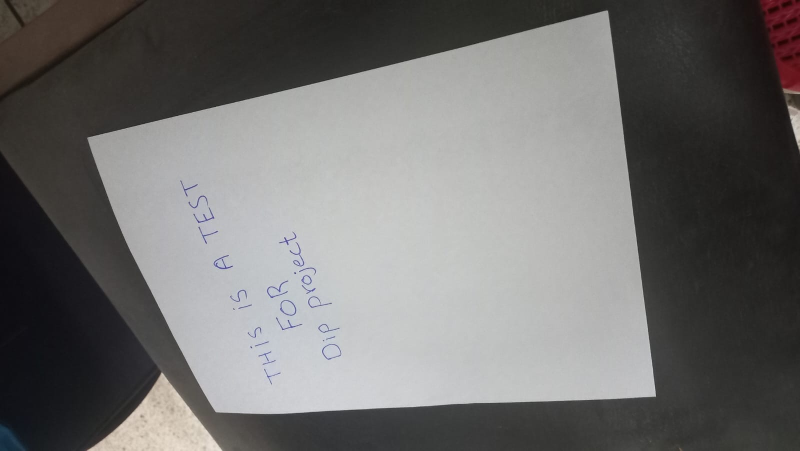
#> input picture DIP-IMG-6.jpg, 1600 x 901 px (shown at 1/2 size)
$ python novidocr_scanner.py
#> lines starting #> are read from the running program, lines starting #| are printed output that depends on the picture; after the words box and inside, x2 and y2 are one past the last pixel; in counts of white or black regions, pixels touching at a corner belong together
#> further down, image is the input picture: shape (901, 1600, 3); mean B, G, R 111.1, 112, 112.9
import cv2
import numpy as np


def resize_img(img, scale):
#> called with scale = 50
    image = img
    # Get the original height and width of the image
    height, width = image.shape[:2]
#> height = 901; width = 1600
    # Define the percentage by which you want to scale the image
    scale_percent = scale

    # Calculate the new dimensions
    new_width = int(width * scale_percent / 100)
#> new_width = 800
    new_height = int(height * scale_percent / 100)
#> new_height = 450

    # Perform the resizing while maintaining the aspect ratio
    image = cv2.resize(image, (new_width, new_height), interpolation=cv2.INTER_AREA)
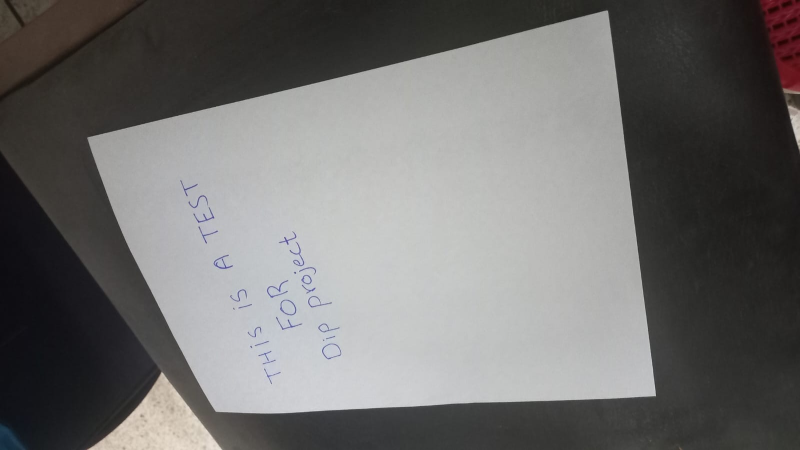
#> image: shape (450, 800, 3); mean B, G, R 111.1, 112, 112.9

    return image


def rectify(h):
    h = h.reshape((4,2))
    hnew = np.zeros((4,2),dtype = np.float32)

    add = h.sum(1)
    hnew[0] = h[np.argmin(add)]
    hnew[2] = h[np.argmax(add)]

    diff = np.diff(h,axis = 1)
    hnew[1] = h[np.argmin(diff)]
    hnew[3] = h[np.argmax(diff)]

    return hnew


image = cv2.imread('DIP-IMG-6.jpg')

# resize image so it can be processed efficiently
image = resize_img(image, 50)

# convert to grayscale and blur to smooth
gray = cv2.cvtColor(image, cv2.COLOR_BGR2GRAY)
blurred = cv2.GaussianBlur(gray, (5, 5), 0)

# apply Canny Edge Detection
edged = cv2.Canny(blurred, 0, 50)
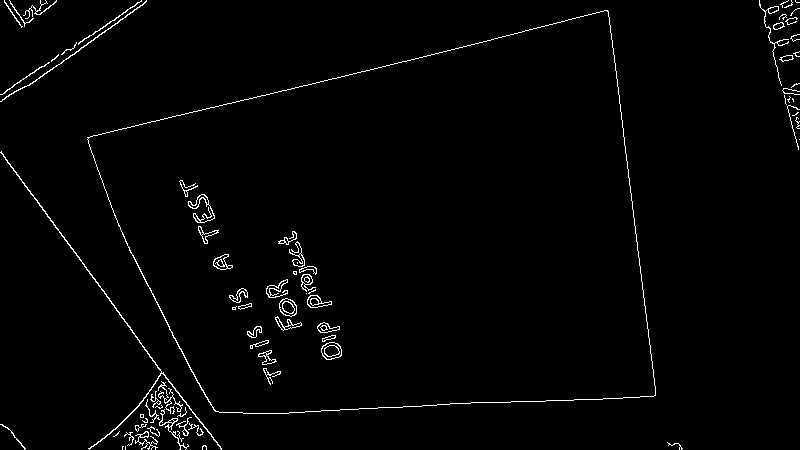
#> edged: shape (450, 800); 1.7% white in thin lines or dots


# find the contours in the edged image, keeping only the
# largest ones, and initialize the screen contour
(contours, _) = cv2.findContours(edged, cv2.RETR_LIST, cv2.CHAIN_APPROX_NONE)
#> contours = 131 contours, 62 with area under 20; largest, box (x1, y1, x2, y2) and area: (87, 10, 656, 414) 167032, (87, 10, 656, 414) 166941, (0, 151, 222, 450) 277, (321, 342, 342, 360) 272, (321, 342, 342, 360) 256
contours = sorted(contours, key=cv2.contourArea, reverse=True)

# get approximate contour
for c in contours:
    p = cv2.arcLength(c, True)
    approx = cv2.approxPolyDP(c, 0.025 * p, True)

    if len(approx) == 4:
        page_contour = approx
        break
#> this loop made 1 pass
#> (p, page_contour) on pass 1: (1753.6, [[607, 10], [87, 137], [215, 411], [655, 395]])


# mapping page_contour points to 650x650 quadrilateral
approx = rectify(page_contour)
#> in rectify, `h = h.reshape((4,2))`: h = [[607, 10], [87, 137], [215, 411], [655, 395]]
#> in rectify, `add = h.sum(1)`: add = [617, 224, 626, 1050]
#> in rectify, `diff = np.diff(h,axis = 1)`: diff = [-597, 50, 196, -260]
#> approx = [[87, 137], [607, 10], [655, 395], [215, 411]]
pnts2 = np.float32([[0,0],[650,0],[650,650],[0,650]])

matrix = cv2.getPerspectiveTransform(approx,pnts2)
#> matrix = [[1.45, -0.676, -33.31], [0.399, 1.63, -258.5], [0.000492, -0.000824, 1]]
warped_bev = cv2.warpPerspective(image,matrix,(800,800))
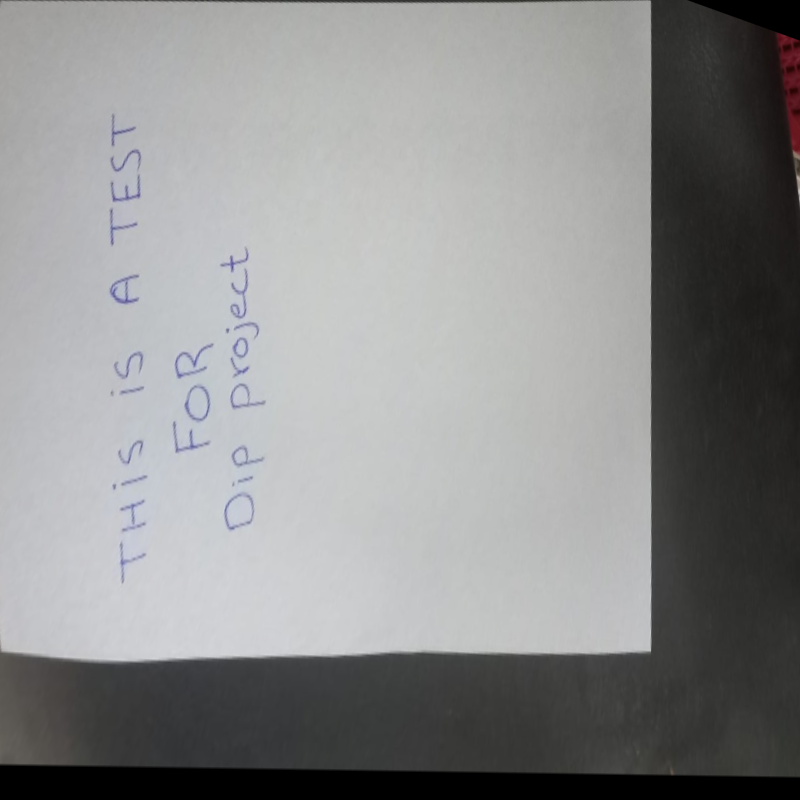
#> warped_bev: shape (800, 800, 3); mean B, G, R 140.8, 140.6, 140.1

cv2.drawContours(image, [page_contour], -1, (0, 255, 0), 2)
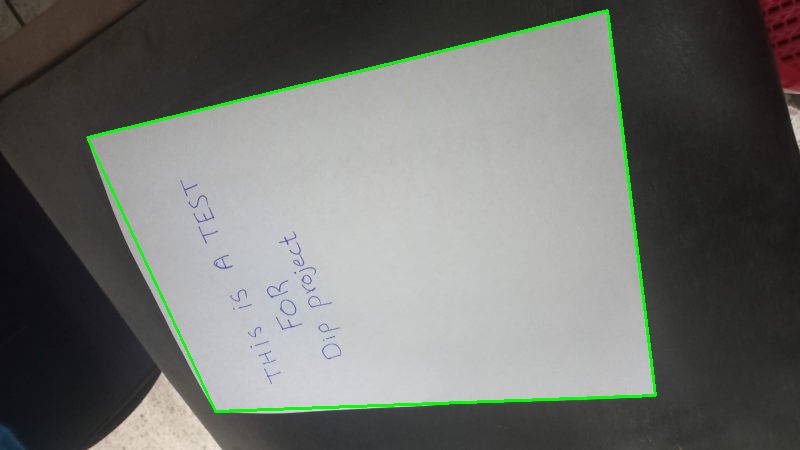
#> image: shape (450, 800, 3); 1.32% of pixels changed, all inside (x1, y1, x2, y2) = (86, 9, 657, 413)
warped_bev = cv2.cvtColor(warped_bev, cv2.COLOR_BGR2GRAY)
#> warped_bev: shape (800, 800)

x_start, y_start = 0, 0  # Starting coordinates
x_end, y_end = 650, 650    # Ending coordinates
# Crop the image using NumPy array slicing
warped_bev = warped_bev[y_start:y_end, x_start:x_end]
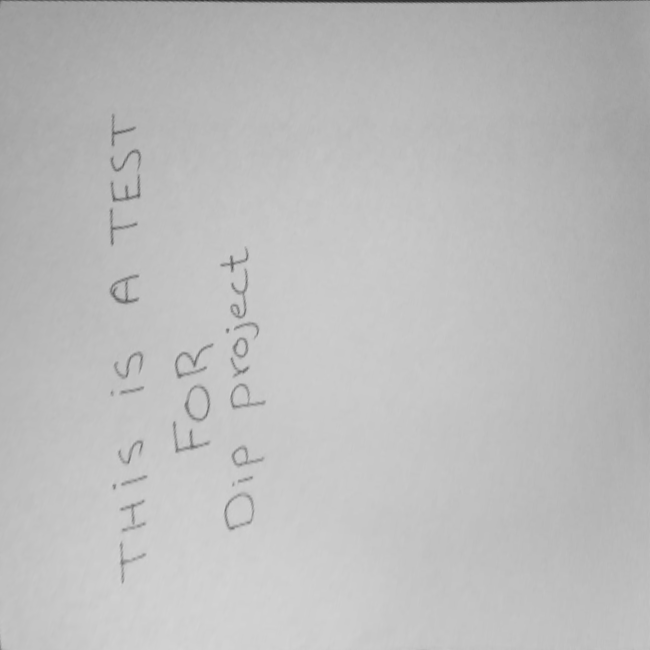
#> warped_bev: shape (650, 650); min 46, max 212, mean 187.9
warped_bev = cv2.rotate(warped_bev, cv2.ROTATE_90_CLOCKWISE)
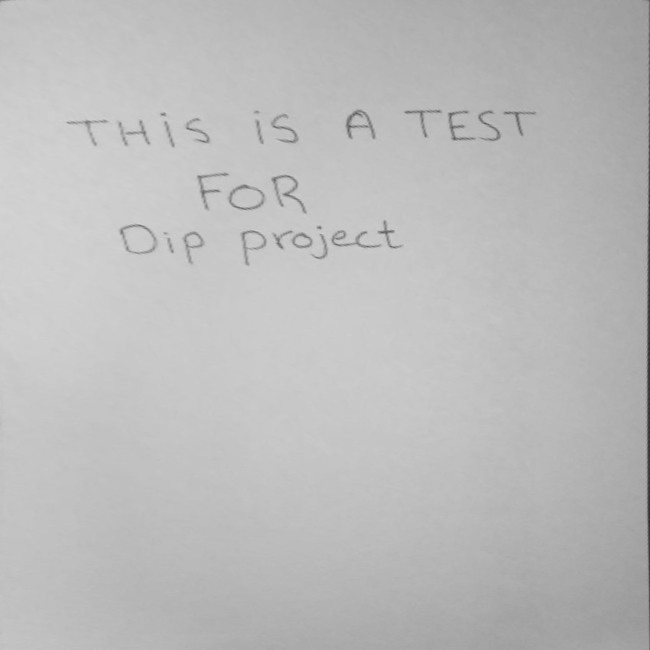
#> warped_bev: shape (650, 650); min 46, max 212, mean 187.9


#Binarization
th3 = cv2.adaptiveThreshold(
    src=warped_bev,
    maxValue=255,
    adaptiveMethod=cv2.ADAPTIVE_THRESH_GAUSSIAN_C,
    thresholdType=cv2.THRESH_BINARY,
    blockSize=11,
    C=2
)
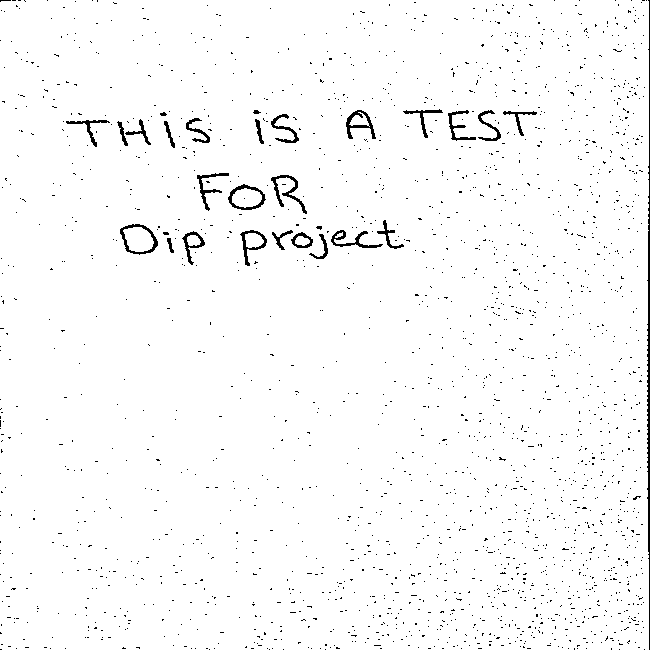
#> th3: shape (650, 650); 97.7% white; black in thin lines or dots

cv2.imshow("warped_bev.jpg", warped_bev)
cv2.imshow("Outline.jpg", image)
cv2.imshow('edge', edged)
cv2.imshow("Thresh gauss.jpg", th3)
cv2.waitKey(0)

'''
cv2.imshow("Original.jpg", orig)
cv2.imshow("Original Gray.jpg", gray)
cv2.imshow("Original Blurred.jpg", blurred)
cv2.imshow("Thresh Binary.jpg", th1)
cv2.imshow("Thresh mean.jpg", th2)
cv2.imshow("Otsu's.jpg", binarized)
'''
